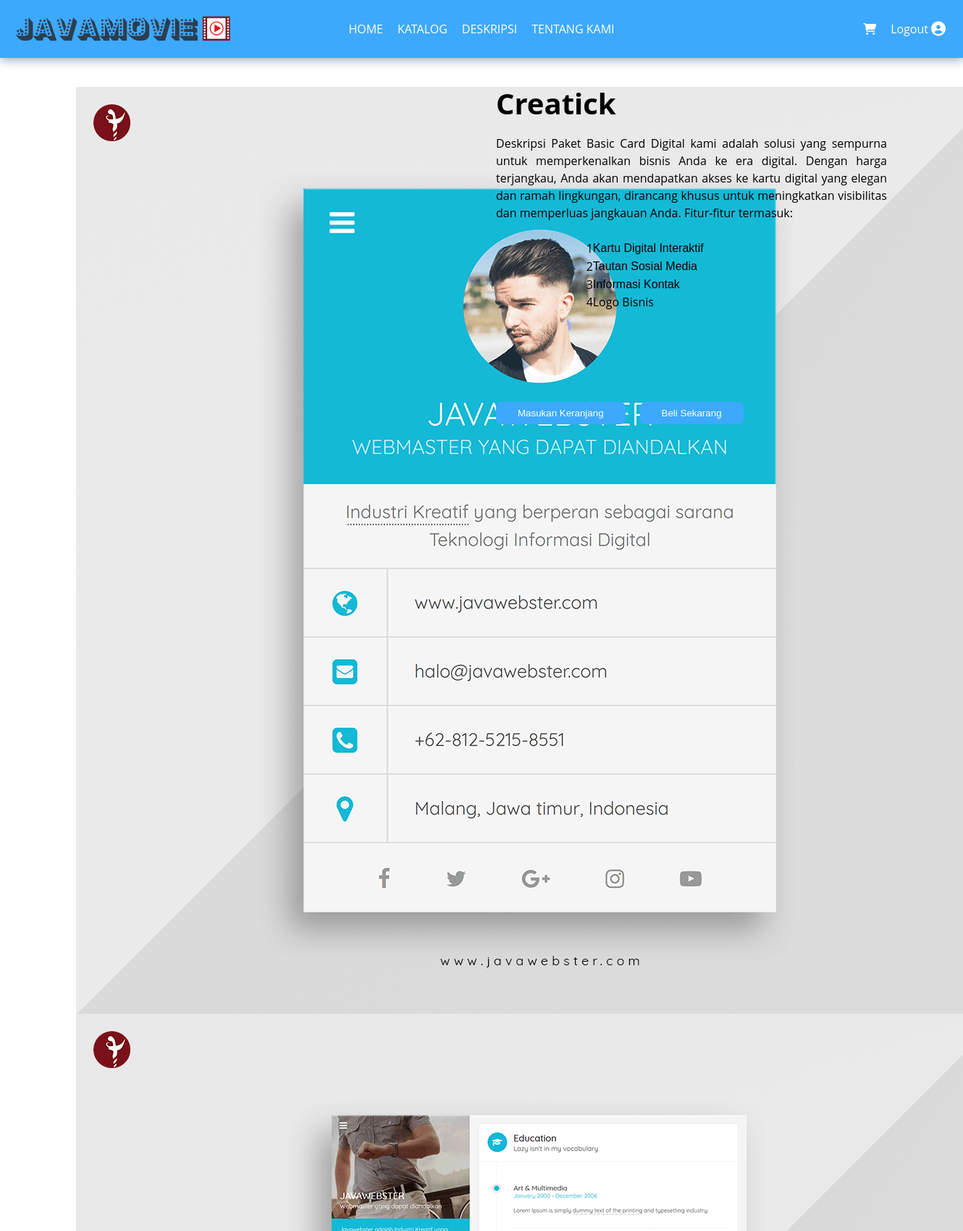
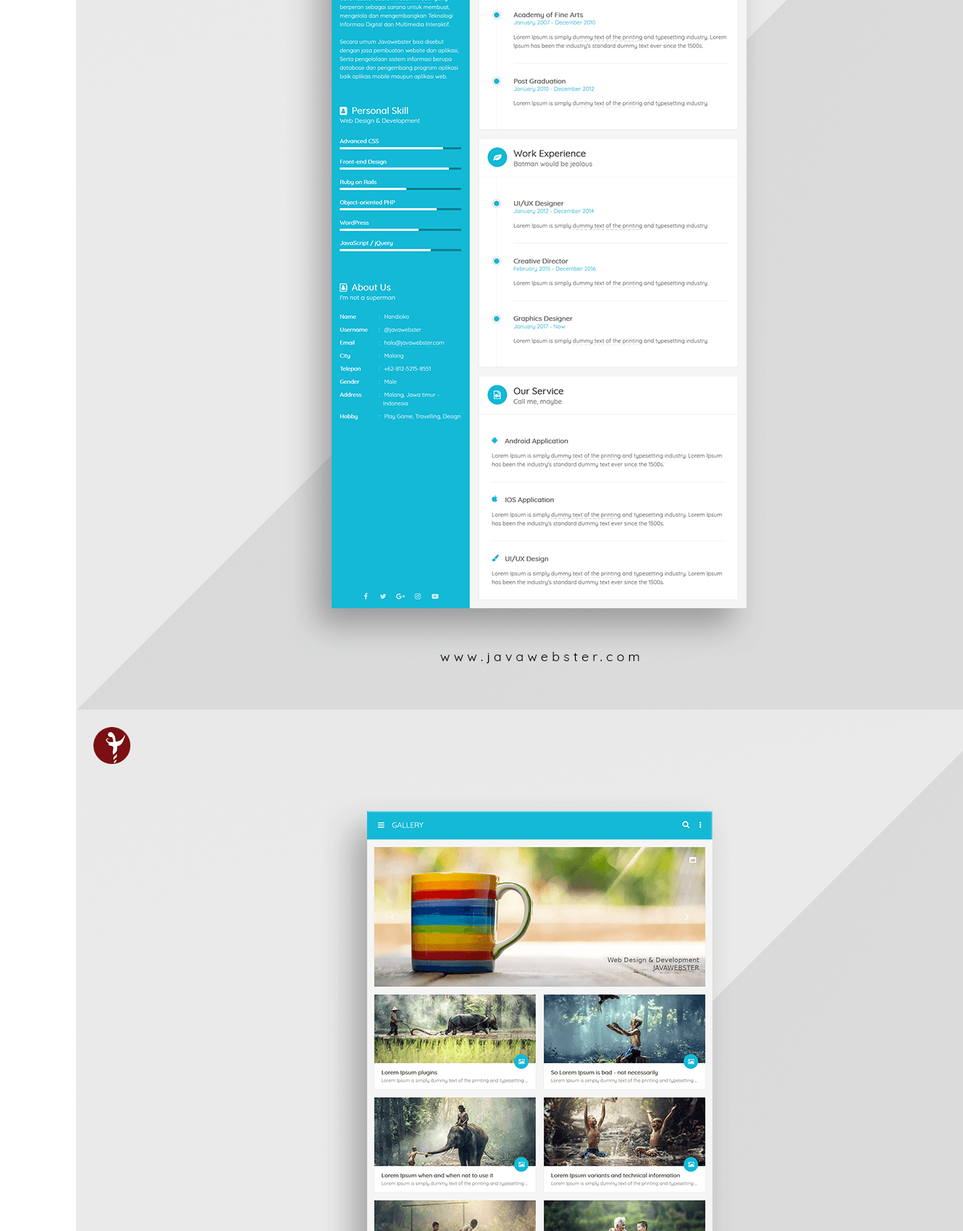
The page /public/Katalog/detail/11 (upper part) on the database its author committed (2 pictures, top to bottom).
### tables this page shows
CREATE TABLE `catalog` (
  `id_katalog` int(1) NOT NULL,
  `tgl_masuk_stock` datetime NOT NULL,
  `nama_katalog` varchar(28) NOT NULL,
  `deskripsi_katalog` text NOT NULL,
  `nama_gambar` varchar(45) NOT NULL,
  `nama_gambar2` varchar(58) NOT NULL,
  `nama_gambar3` varchar(58) NOT NULL,
  `nama_gambar4` varchar(58) NOT NULL,
  `nama_gambar5` varchar(58) NOT NULL,
  `id_kategori` int(28) NOT NULL,
  `id_sub_kategori` int(11) NOT NULL,
  `harga` int(28) NOT NULL,
  `stock` int(28) NOT NULL,
  `sold` int(28) NOT NULL
);

### app/core/Controller.php (called while the page is built, shortened)
<?php
class Controller
{
    public function view($view, $data = [])
    {
        require_once '../app/views/' . $view . '.php';
    }
    public function model($model)
    {
        return new $model;
    }
}

### app/controllers/Katalog.php (called while the page is built, shortened)
<?php
class Katalog extends Controller
{
    public function detail($id)
    {
        $data['judul'] = 'Detail Katalog';
        $data['kategori'] = $this->model('admin_model')->getALLKategoriById2($id);
        $data['katalog'] = $this->model('admin_model')->getALLKatalogById($id);
        $data['kategori'] = $this->model('admin_model')->getALLKategori();
        $data['trx'] = $this->model('admin_model')->getALLTransaksiById($id);
        $id_user = $this->model('auth_model')->getLoggedInUserId();
        $data['id_user'] = $id_user;
        $username = $this->model('auth_model')->getLoggedInUsername();
        $data['username'] = $username;
        $this->view('katalog/detail', $data);
    }
}

### app/core/App.php (called while the page is built, shortened)
<?php
class App
{
    protected $method = 'index';
    protected $params = [];
    public function __construct()
    {
        $url = $this->parseURL();
        if (file_exists('../app/controllers/' . $url[0] . '.php')) {
            unset($url[0]);
        }
        $this->controller = new $this->controller;
        if (isset($url[1])) {
            if (method_exists($this->controller, $url[1])) {
                $this->method = $url[1];
                unset($url[1]);
            }
        }
        if (!empty($url)) {
            $this->params = array_values($url);
        }
        call_user_func_array([$this->controller, $this->method], $this->params);
    }
    public function parseURL()
    {
        if (isset($_GET['url'])) {
            $url = rtrim($_GET['url'], '/');
            $url = filter_var($url, FILTER_SANITIZE_URL);
            $url = explode('/', $url);
            return $url;
        }
    }
}

### public/index.php (called while the page is built, shortened)
<?php
$app = new App;

### app/core/Database.php (called while the page is built, shortened)
<?php
class Database
{
    private $host = DB_HOST;
    private $user = DB_USER;
    private $pass = DB_PASS;
    private $db_name = DB_NAME;
    private $dbh;
    private $stmt;
    public function __construct()
    {
        $dsn = 'mysql:host=' . $this->host . ';dbname=' . $this->db_name;
        $option = [
            PDO::ATTR_PERSISTENT => true,
            PDO::ATTR_ERRMODE => PDO::ERRMODE_EXCEPTION
        ];
        try {
            $this->dbh = new PDO($dsn, $this->user, $this->pass, $option);
        } catch (PDOException $e) {
            die($e->getMessage());
        }
    }
    public function query($query)
    {
        $this->stmt = $this->dbh->prepare($query);
    }
    public function bind($param, $value, $type = null)
    {
        if (is_null($type)) {
            switch (true) {
                case is_int($value):
                    $type = PDO::PARAM_INT;
                    break;
                default:
                    $type = PDO::PARAM_STR;
            }
        }
        $this->stmt->bindvalue($param, $value, $type);
    }
    public function execute()
    {
        $this->stmt->execute();
    }
    public function single()
    {
        $this->execute();
        return $this->stmt->fetch(PDO::FETCH_ASSOC);
    }
}

### app/models/admin_model.php (called while the page is built, shortened)
<?php
class admin_model extends Controller
{
    private $table2 = 'catalog';
    private $table3 = 'transaksi';
    private $table4 = 'kategori';
    private $db;
    public function __construct()
    {
        $this->db = new Database;
    }
    public function getALLKatalogById($id)
    {
        $this->db->query('SELECT * FROM ' . $this->table2 . ' WHERE id_katalog = :id_katalog ORDER BY id_katalog DESC');
        $this->db->bind('id_katalog', $id);
        return $this->db->single();
    }
    public function getALLTransaksiById($id)
    {
        $this->db->query('SELECT * FROM ' . $this->table3 . ' WHERE id_trx = :id_trx ORDER BY id_trx DESC');
        $this->db->bind('id_trx', $id);
        return $this->db->single();
    }
    public function getALLKategori()
    {
        $this->db->query('SELECT * FROM ' . $this->table4 . ' ORDER BY id_kategori ASC');
        return $this->db->resultSet();
    }
    public function getALLKategoriById2($id)
    {
        $this->db->query('SELECT * FROM ' . $this->table4 . ' WHERE id_kategori = :id_kategori ORDER BY id_kategori DESC ');
        $this->db->bind('id_kategori', $id);
        return $this->db->resultSet();
    }
    public function getKategoriByIdM8($id)
    {
        $this->db->query('SELECT * FROM catalog WHERE id_kategori = :id_kategori ORDER BY id_katalog DESC LIMIT 8');
        $this->db->bind('id_kategori', $id);
        return $this->db->resultSet();
    }
}

### app/views/katalog/detail.php (the view, shortened to what this page needs)
<main>
    <div class="container-detail-katalog">
        <div class="container-detail">
            <div class="primary-box">
                <div id="main-slider" class="splide">
                    <div class="splide__track">
                        <ul class="splide__list">
                            <li class="splide__slide">
                                <img src="<?= BASEURL ?>assets/img/katalog/<?= $data['katalog']['nama_gambar'] ?>" />
                            </li>
                            <li class="splide__slide">
                                <img src="<?= BASEURL ?>assets/img/katalog/<?= $data['katalog']['nama_gambar2'] ?>" />
                            </li>
                            <li class="splide__slide">
                                <img src="<?= BASEURL ?>assets/img/katalog/<?= $data['katalog']['nama_gambar3'] ?>" />
                            </li>
                        </ul>
                    </div>
                </div>
            </div>
            <div class="secondary-box content-box">
                <form action="<?= BASEURL ?>Katalog/addTransaksiUser" method="post">
                    <div class="title">
                        <h2><?= $data['katalog']['nama_katalog'] ?></h2>
                    </div>
                    <div class="deskripsi">
                        <p style="text-align: justify;">
                            <?php
                            $deskripsi_katalog = htmlspecialchars_decode($data['katalog']['deskripsi_katalog']);
                            if (strpos($deskripsi_katalog, ".") !== false || strpos($deskripsi_katalog, ":") !== false) {
                                for ($i = 1; $i < 10; $i++) {
                                    $deskripsi_katalog = str_replace($i . '.<br>', $i . '.', $deskripsi_katalog);
                                }
                            }
                            echo $deskripsi_katalog;
                            ?>
                        </p>
                    </div>
                    <div class="button">
                        <button>Masukan Keranjang</button>
                        <button type="submit">Beli Sekarang</button>
                    </div>
                </form>
            </div>
        </div>
    </div>
</main>

### public/css/home/home.css (style rules this page uses)
main { width: 100%; }

### public/css/katalog/detail.css (style rules this page uses)
.container-detail-katalog { width: 100%; }
.container-detail-katalog .container-detail { padding: 40px; max-width: 1200px; margin: 0 auto; display: flex; gap: 20px; }
.container-detail-katalog .container-detail > div { width: calc(100% / 2); }
.container-detail-katalog .container-detail > div .title h2 { text-transform: capitalize; font-size: 40px; line-height: 46px; display: -webkit-box; -webkit-line-clamp: 3; -webkit-box-orient: vertical; overflow: hidden; text-overflow: ellipsis; }
.container-detail-katalog .container-detail > div .deskripsi { margin-top: 20px; line-height: 24px; display: -webkit-box; -webkit-line-clamp: 18; -webkit-box-orient: vertical; overflow: hidden; text-overflow: ellipsis; }
.container-detail-katalog .container-detail > div .button { display: flex; gap: 20px; }
.container-detail-katalog .container-detail > div button { background-color: var(--buttonp-color); margin-top: 20px; padding: 8px 30px; color: white; border-radius: 8px; }
.content-box { display: flex; flex-wrap: wrap; justify-content: space-between; }

### public/css/style.css (style rules this page uses)
* { margin: 0; padding: 0; box-sizing: border-box; -webkit-tap-highlight-color: rgba(0, 0, 0, 0); -moz-tap-highlight-color: rgba(0, 0, 0, 0); -ms-tap-highlight-color: rgba(0, 0, 0, 0); -o-tap-highlight-color: rgba(0, 0, 0, 0); }
:root { --light-color1: #e1e1e1; --light-color2: #f1f1f1; --light-color3: #f5f5f5; --light-color4: #fafafa; --light-color5: #fdfdff; --light-color6: #fdfdff; --blue-color1: #005ca3; --blue-color2: #1787dd; --blue-color3: #3da9fc; --blue-color4: #82c9ff; --blue-color5: #add9fb; --blue-color6: #eaf6ff; --gray-color1: #233341; --gray-color2: #506578; --gray-color3: #b7cadb; --gray-color4: #cbdcec; --gray-color5: #e7f2fc; --gray-color6: #ecf6ff; --body-color: #373741; --white-color: #fdfdff; --primary-color: #61677a; --secondary-color: #fef6e4; --buttonp-color: #3da9fc; --buttons-color: #abd1c6; --card-black: #34333a; --tertiary-color: #6a6e76; --shadow-bottom: 0 4px 12px rgba(0, 0, 0, 0.3); --shadow-right: 4px 0px 12px rgba(0, 0, 0, 0.2); --shadow-left: -4px 0px 12px rgba(0, 0, 0, 0.2); --container-shadow: rgba(0, 0, 0, 0.4) 0px 10px 20px; --card-shadow: rgba(0, 0, 0, 0.4) 0px 5px 10px; --content-shadow: rgba(0, 0, 0, 0.2) 0px 4px 12px; --small-shadow: rgba(0, 0, 0, 0.2) 0px 2px 8px; --sss: #8bd3dd; }
*:before, *:after { box-sizing: inherit; }
:invalid, :required, :valid { border: 0; outline: none; -webkit-box-shadow: none; -moz-box-shadow: none; box-shadow: none; }
::placeholder { color: inherit; opacity: 0.5; }
img, figure, iframe { display: block; }
img { color: transparent !important; text-shadow: none !important; }
ul { list-style: none; }
h2 { font-size: 26px; line-height: 40px; }
body { width: 100%; font-family: "Open Sans", Helvetica, Arial, Verdana, sans-serif; color: black; }
main, header { width: 100%; }

### rows shown on the page
catalog: nama_gambar (picture), nama_gambar2 (picture), nama_gambar3 (picture), nama_katalog "Creatick", deskripsi_katalog "Deskripsi Paket Basic Card Digital kami adalah solusi yang sempurna untuk memperkenalkan bisnis Anda ke era digital. Dengan harga terjangkau, Anda akan mendapatkan akses ke kartu digital yang elegan dan ramah lingkungan, dirancang khusus untuk meningkatkan visibilitas dan memperluas jangkauan Anda. Fitur-fitur termasuk: 1 Kartu Digital Interaktif 2 Tautan Sosial Media 3 Informasi Kontak 4 Logo Bisnis"
